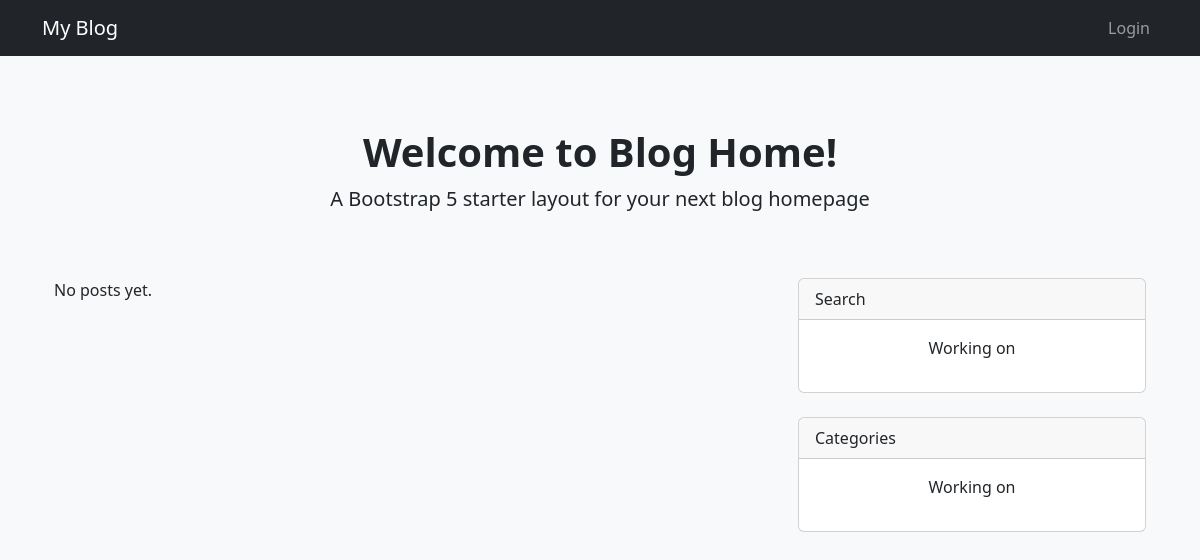
The app's page /, older data.
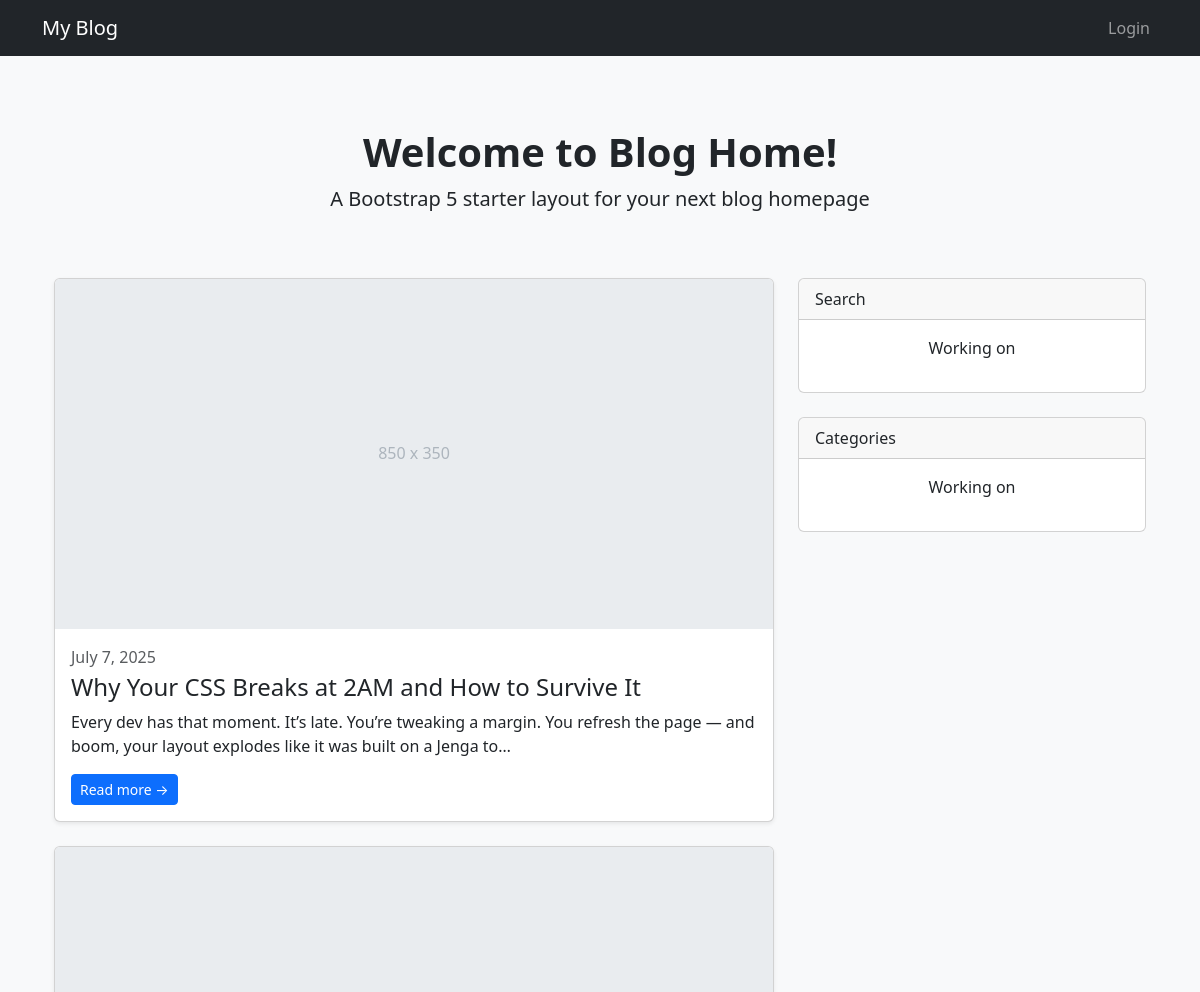
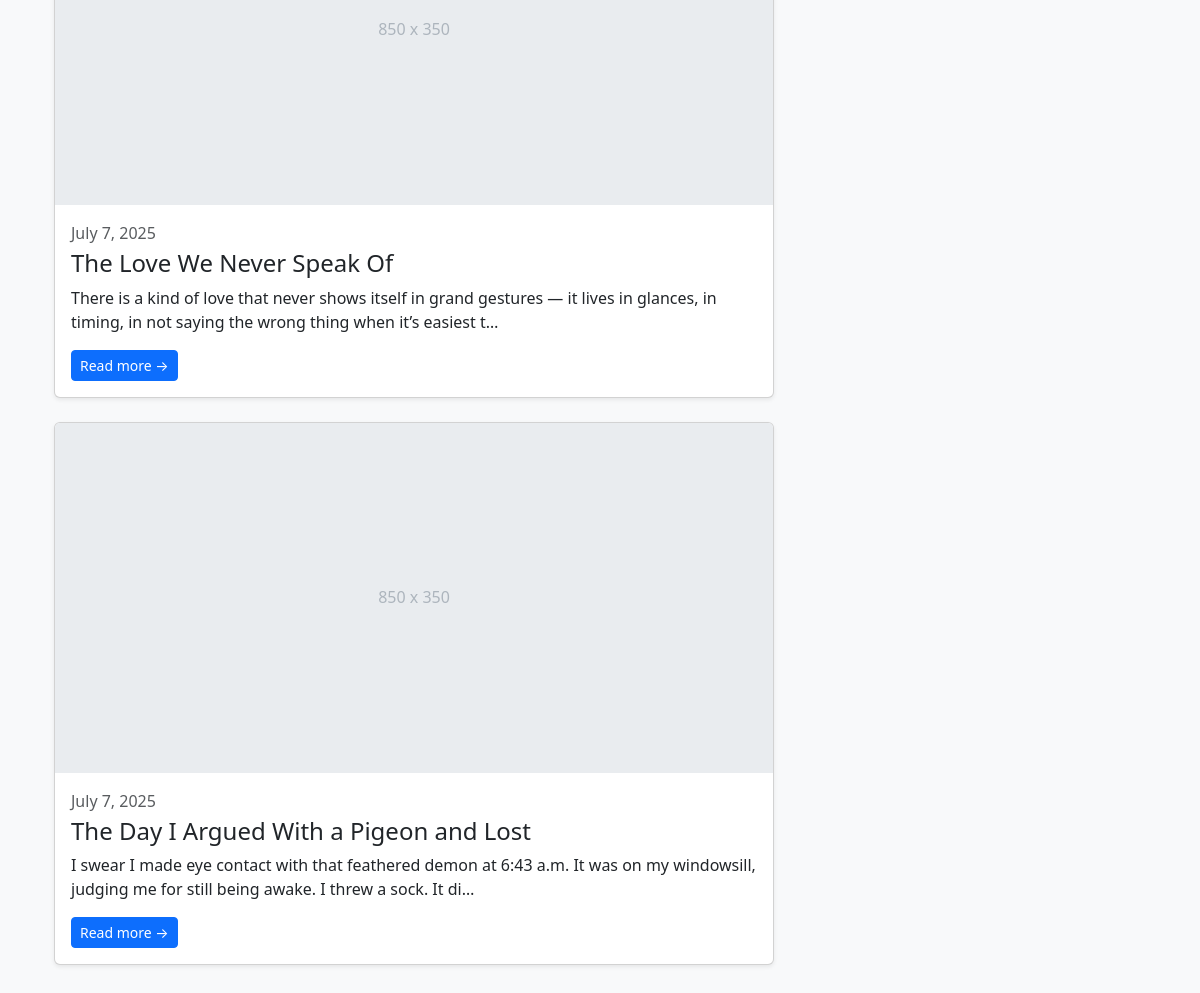
The same page, newer data (2 pictures, top to bottom).
### blog/models.py (models this page shows, shortened)
class BlogPost(models.Model):
    author = models.ForeignKey(User, on_delete=models.CASCADE, related_name='posts')
    title = models.CharField(max_length=200)
    slug = models.SlugField(unique=True)
    content = models.TextField()
    created_at = models.DateTimeField(auto_now_add=True)
    updated_at = models.DateTimeField(auto_now=True)
    image = models.ImageField(upload_to='blog_images/', blank=True, null=True)
    is_published = models.BooleanField(default=True)
    class Meta:
        ordering = ['-created_at']

### blog/views.py (the view)
# urls.py: path('', views.home, name='home'),
def home(request):
    posts = BlogPost.objects.all()
    for post in posts:
        if post.image:
            print(post.image.url)
        else:
            print('none')
    return render(request, 'home.html', {'posts': posts})

### blog/Templates/home.html (shortened to what this page needs)
{% extends 'base.html' %}
{% block content %}
<div class="container">
    <div class="py-5 text-center">
        <h1 class="fw-bold">Welcome to Blog Home!</h1>
        <p class="lead">A Bootstrap 5 starter layout for your next blog homepage</p>
    </div>
    <div class="row">
        <div class="col-md-8">
            {% for post in posts %}
            <div class="card mb-4 shadow-sm">
                {% if post.image %}
                    <img src="{{ post.image.url }}" class="card-img-top" alt="{{ post.title }}">
                {% else %}
                    <svg class="bd-placeholder-img card-img-top" width="100%" height="350"
                        xmlns="http://www.w3.org/2000/svg" role="img" aria-label="Placeholder"
                        preserveAspectRatio="xMidYMid slice" focusable="false">
                        <text x="50%" y="50%" fill="#adb5bd" dy=".3em" text-anchor="middle">850 x 350</text>
                    </svg>
                {% endif %}
                <div class="card-body">
                    <p class="text-muted mb-1">{{ post.created_at|date:"F j, Y" }}</p>
                    <h4>{{ post.title }}</h4>
                    <p class="card-text">{{ post.content|truncatechars:150 }}</p>
                    <a href="#" class="btn btn-primary btn-sm">Read more →</a>
                </div>
            </div>
            {% empty %}
            <p>No posts yet.</p>
            {% endfor %}
        </div>
        <div class="col-md-4">
            <div class="card mb-4">
                <div class="card-header">Search</div>
                <div class="card-body">
                    <p class="text-center">Working on</p>
                </div>
            </div>
            <div class="card mb-4">
                <div class="card-header">Categories</div>
                <div class="card-body">
                    <div class="row">
                        <p class="text-center">Working on</p>
                    </div>
                </div>
            </div>
        </div>
    </div>
</div>
{% endblock %}

### blog/Templates/base.html (shortened to what this page needs)
<!DOCTYPE html>
<html lang="en">
<head>
    <link href="https://cdn.jsdelivr.net/npm/bootstrap@5.3.0/dist/css/bootstrap.min.css" rel="stylesheet">
</head>
<body class="bg-light">
    <nav class="navbar navbar-expand-lg navbar-dark bg-dark mb-4">
        <div class="container">
            <a class="navbar-brand" href="{% url 'home' %}">My Blog</a>
            <div class="collapse navbar-collapse" id="navbarContent">
                <ul class="navbar-nav ms-auto">
                    {% if user.is_authenticated %}
                        <li class="nav-item">
                            <a class="nav-link" href="#">Hi {{ user.username }}</a>
                        </li>
                        <li class="nav-item">
                            <a class="nav-link" href="">Logout</a>
                        </li>
                    {% else %}
                        <li class="nav-item">
                            <a class="nav-link" href="">Login</a>
                        </li>
                    {% endif %}
                </ul>
            </div>
        </div>
    </nav>
    <div class="container mb-5">
        {% block content %}
        {% endblock %}
    </div>
</body>
</html>

Row changes from the older to the newer data that the page shows:
added BlogPost: image "850 x 350", created_at "July 7, 2025", title "Why Your CSS Breaks at 2AM and How to Survive It", content "Every dev has that moment. It’s late. You’re tweaking a margin. You refresh the page — and boom, your layout explodes like it was built on a Jenga to…"
added BlogPost: image "850 x 350", created_at "July 7, 2025", title "The Love We Never Speak Of", content "There is a kind of love that never shows itself in grand gestures — it lives in glances, in timing, in not saying the wrong thing when it’s easiest t…"
added BlogPost: image "850 x 350", created_at "July 7, 2025", title "The Day I Argued With a Pigeon and Lost", content "I swear I made eye contact with that feathered demon at 6:43 a.m. It was on my windowsill, judging me for still being awake. I threw a sock. It di…"
Text that changed along with them:
text no longer shown: "No posts yet."
